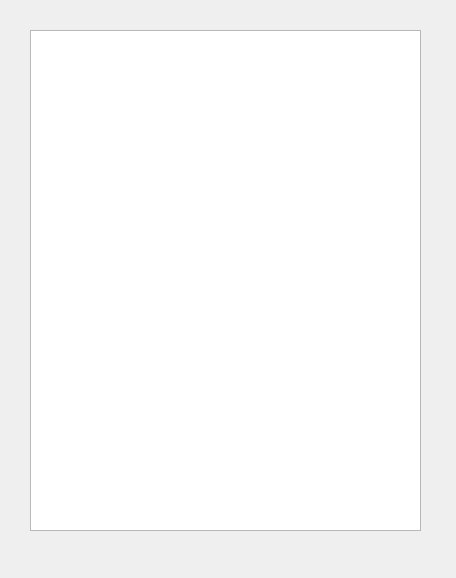
<?xml version="1.0" encoding="UTF-8"?>
<ui version="4.0">
 <class>Dialog</class>
 <widget class="QDialog" name="Dialog">
  <property name="geometry">
   <rect>
    <x>0</x>
    <y>0</y>
    <width>456</width>
    <height>578</height>
   </rect>
  </property>
  <property name="windowTitle">
   <string>Dialog</string>
  </property>
  <widget class="QListWidget" name="list_danmu">
   <property name="geometry">
    <rect>
     <x>30</x>
     <y>30</y>
     <width>391</width>
     <height>501</height>
    </rect>
   </property>
   <property name="movement">
    <enum>QListView::Static</enum>
   </property>
  </widget>
 </widget>
 <resources/>
 <connections/>
</ui>
